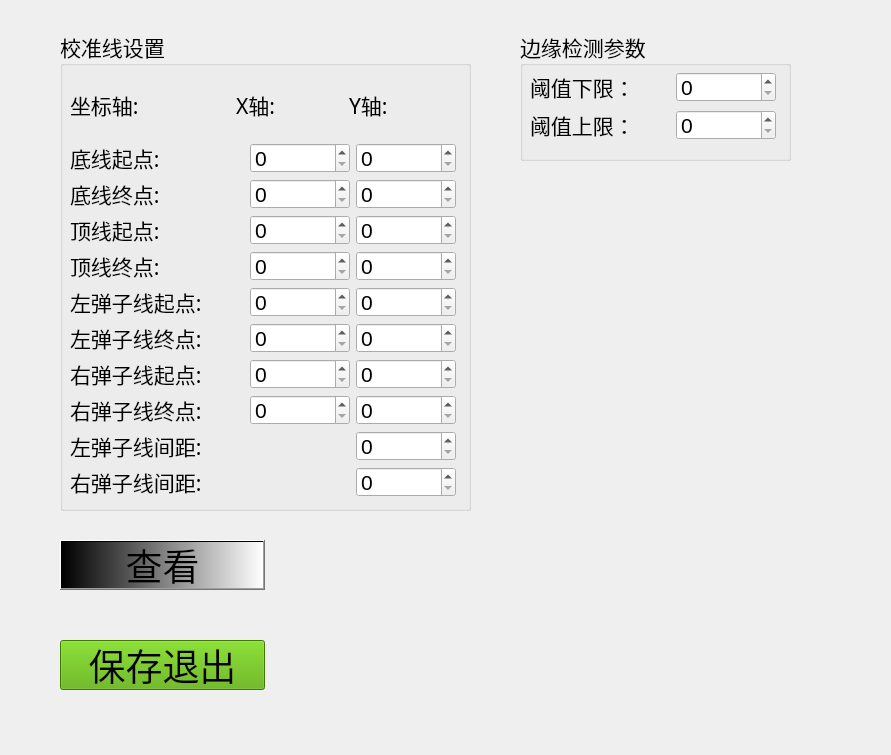
<?xml version="1.0" encoding="UTF-8"?>
<ui version="4.0">
 <class>Form</class>
 <widget class="QWidget" name="Form">
  <property name="geometry">
   <rect>
    <x>0</x>
    <y>0</y>
    <width>891</width>
    <height>755</height>
   </rect>
  </property>
  <property name="windowTitle">
   <string>设置标定线</string>
  </property>
  <widget class="QPushButton" name="pushButton_check">
   <property name="geometry">
    <rect>
     <x>60</x>
     <y>540</y>
     <width>205</width>
     <height>50</height>
    </rect>
   </property>
   <property name="sizePolicy">
    <sizepolicy hsizetype="Expanding" vsizetype="Fixed">
     <horstretch>0</horstretch>
     <verstretch>0</verstretch>
    </sizepolicy>
   </property>
   <property name="minimumSize">
    <size>
     <width>205</width>
     <height>50</height>
    </size>
   </property>
   <property name="maximumSize">
    <size>
     <width>205</width>
     <height>50</height>
    </size>
   </property>
   <property name="font">
    <font>
     <family>华文楷体</family>
     <pointsize>28</pointsize>
    </font>
   </property>
   <property name="styleSheet">
    <string notr="true">background-color: qlineargradient(spread:pad, x1:0, y1:0, x2:1, y2:0, stop:0 rgba(0, 0, 0, 255), stop:1 rgba(255, 255, 255, 255));</string>
   </property>
   <property name="text">
    <string>查看</string>
   </property>
  </widget>
  <widget class="QPushButton" name="pushButton_submit">
   <property name="geometry">
    <rect>
     <x>60</x>
     <y>640</y>
     <width>205</width>
     <height>50</height>
    </rect>
   </property>
   <property name="sizePolicy">
    <sizepolicy hsizetype="Expanding" vsizetype="Fixed">
     <horstretch>0</horstretch>
     <verstretch>0</verstretch>
    </sizepolicy>
   </property>
   <property name="minimumSize">
    <size>
     <width>205</width>
     <height>50</height>
    </size>
   </property>
   <property name="maximumSize">
    <size>
     <width>205</width>
     <height>50</height>
    </size>
   </property>
   <property name="font">
    <font>
     <family>华文楷体</family>
     <pointsize>28</pointsize>
    </font>
   </property>
   <property name="styleSheet">
    <string notr="true">background-color: rgb(85, 170, 0);</string>
   </property>
   <property name="text">
    <string>保存退出</string>
   </property>
  </widget>
  <widget class="QGroupBox" name="groupBox">
   <property name="geometry">
    <rect>
     <x>60</x>
     <y>30</y>
     <width>411</width>
     <height>481</height>
    </rect>
   </property>
   <property name="font">
    <font>
     <family>华文楷体</family>
     <pointsize>16</pointsize>
    </font>
   </property>
   <property name="title">
    <string>校准线设置</string>
   </property>
   <widget class="QWidget" name="">
    <property name="geometry">
     <rect>
      <x>10</x>
      <y>43</y>
      <width>386</width>
      <height>424</height>
     </rect>
    </property>
    <layout class="QVBoxLayout" name="verticalLayout">
     <item>
      <layout class="QHBoxLayout" name="horizontalLayout_9">
       <item>
        <widget class="QLabel" name="label_Axis">
         <property name="minimumSize">
          <size>
           <width>160</width>
           <height>30</height>
          </size>
         </property>
         <property name="font">
          <font>
           <family>华文楷体</family>
           <pointsize>16</pointsize>
          </font>
         </property>
         <property name="text">
          <string>坐标轴:   </string>
         </property>
        </widget>
       </item>
       <item>
        <widget class="QLabel" name="label_Axis_X">
         <property name="minimumSize">
          <size>
           <width>60</width>
           <height>30</height>
          </size>
         </property>
         <property name="font">
          <font>
           <family>华文楷体</family>
           <pointsize>16</pointsize>
          </font>
         </property>
         <property name="text">
          <string>X轴:</string>
         </property>
        </widget>
       </item>
       <item>
        <widget class="QLabel" name="label_Axis_Y">
         <property name="minimumSize">
          <size>
           <width>60</width>
           <height>30</height>
          </size>
         </property>
         <property name="font">
          <font>
           <family>华文楷体</family>
           <pointsize>16</pointsize>
          </font>
         </property>
         <property name="text">
          <string>Y轴:</string>
         </property>
        </widget>
       </item>
      </layout>
     </item>
     <item>
      <layout class="QHBoxLayout" name="horizontalLayout">
       <item>
        <widget class="QLabel" name="label_">
         <property name="minimumSize">
          <size>
           <width>60</width>
           <height>30</height>
          </size>
         </property>
         <property name="font">
          <font>
           <family>华文楷体</family>
           <pointsize>16</pointsize>
          </font>
         </property>
         <property name="text">
          <string>底线起点:</string>
         </property>
        </widget>
       </item>
       <item>
        <widget class="QSpinBox" name="spinBox_ptStart_bottom_x">
         <property name="sizePolicy">
          <sizepolicy hsizetype="Minimum" vsizetype="Fixed">
           <horstretch>0</horstretch>
           <verstretch>1</verstretch>
          </sizepolicy>
         </property>
         <property name="minimumSize">
          <size>
           <width>100</width>
           <height>30</height>
          </size>
         </property>
         <property name="maximumSize">
          <size>
           <width>100</width>
           <height>30</height>
          </size>
         </property>
         <property name="font">
          <font>
           <family>Arial</family>
           <pointsize>16</pointsize>
          </font>
         </property>
         <property name="maximum">
          <number>2048</number>
         </property>
         <property name="singleStep">
          <number>1</number>
         </property>
        </widget>
       </item>
       <item>
        <widget class="QSpinBox" name="spinBox_ptStart_bottom_y">
         <property name="sizePolicy">
          <sizepolicy hsizetype="Minimum" vsizetype="Fixed">
           <horstretch>0</horstretch>
           <verstretch>1</verstretch>
          </sizepolicy>
         </property>
         <property name="minimumSize">
          <size>
           <width>100</width>
           <height>30</height>
          </size>
         </property>
         <property name="maximumSize">
          <size>
           <width>100</width>
           <height>30</height>
          </size>
         </property>
         <property name="font">
          <font>
           <family>Arial</family>
           <pointsize>16</pointsize>
          </font>
         </property>
         <property name="maximum">
          <number>2048</number>
         </property>
         <property name="singleStep">
          <number>1</number>
         </property>
        </widget>
       </item>
      </layout>
     </item>
     <item>
      <layout class="QHBoxLayout" name="horizontalLayout_2">
       <item>
        <widget class="QLabel" name="label_2">
         <property name="minimumSize">
          <size>
           <width>60</width>
           <height>30</height>
          </size>
         </property>
         <property name="font">
          <font>
           <family>华文楷体</family>
           <pointsize>16</pointsize>
          </font>
         </property>
         <property name="text">
          <string>底线终点:</string>
         </property>
        </widget>
       </item>
       <item>
        <widget class="QSpinBox" name="spinBox_ptEnd_bottom_x">
         <property name="sizePolicy">
          <sizepolicy hsizetype="Minimum" vsizetype="Fixed">
           <horstretch>0</horstretch>
           <verstretch>1</verstretch>
          </sizepolicy>
         </property>
         <property name="minimumSize">
          <size>
           <width>100</width>
           <height>30</height>
          </size>
         </property>
         <property name="maximumSize">
          <size>
           <width>100</width>
           <height>30</height>
          </size>
         </property>
         <property name="font">
          <font>
           <family>Arial</family>
           <pointsize>16</pointsize>
          </font>
         </property>
         <property name="maximum">
          <number>2048</number>
         </property>
        </widget>
       </item>
       <item>
        <widget class="QSpinBox" name="spinBox_ptEnd_bottom_y">
         <property name="sizePolicy">
          <sizepolicy hsizetype="Minimum" vsizetype="Fixed">
           <horstretch>0</horstretch>
           <verstretch>1</verstretch>
          </sizepolicy>
         </property>
         <property name="minimumSize">
          <size>
           <width>100</width>
           <height>30</height>
          </size>
         </property>
         <property name="maximumSize">
          <size>
           <width>100</width>
           <height>30</height>
          </size>
         </property>
         <property name="font">
          <font>
           <family>Arial</family>
           <pointsize>16</pointsize>
          </font>
         </property>
         <property name="maximum">
          <number>2048</number>
         </property>
        </widget>
       </item>
      </layout>
     </item>
     <item>
      <layout class="QHBoxLayout" name="horizontalLayout_3">
       <item>
        <widget class="QLabel" name="label_3">
         <property name="minimumSize">
          <size>
           <width>60</width>
           <height>30</height>
          </size>
         </property>
         <property name="font">
          <font>
           <family>华文楷体</family>
           <pointsize>16</pointsize>
          </font>
         </property>
         <property name="text">
          <string>顶线起点:</string>
         </property>
        </widget>
       </item>
       <item>
        <widget class="QSpinBox" name="spinBox_ptStart_top_x">
         <property name="sizePolicy">
          <sizepolicy hsizetype="Minimum" vsizetype="Fixed">
           <horstretch>0</horstretch>
           <verstretch>1</verstretch>
          </sizepolicy>
         </property>
         <property name="minimumSize">
          <size>
           <width>100</width>
           <height>30</height>
          </size>
         </property>
         <property name="maximumSize">
          <size>
           <width>100</width>
           <height>30</height>
          </size>
         </property>
         <property name="font">
          <font>
           <family>Arial</family>
           <pointsize>16</pointsize>
          </font>
         </property>
         <property name="maximum">
          <number>2048</number>
         </property>
        </widget>
       </item>
       <item>
        <widget class="QSpinBox" name="spinBox_ptStart_top_y">
         <property name="sizePolicy">
          <sizepolicy hsizetype="Minimum" vsizetype="Fixed">
           <horstretch>0</horstretch>
           <verstretch>1</verstretch>
          </sizepolicy>
         </property>
         <property name="minimumSize">
          <size>
           <width>100</width>
           <height>30</height>
          </size>
         </property>
         <property name="maximumSize">
          <size>
           <width>100</width>
           <height>30</height>
          </size>
         </property>
         <property name="font">
          <font>
           <family>Arial</family>
           <pointsize>16</pointsize>
          </font>
         </property>
         <property name="maximum">
          <number>2048</number>
         </property>
        </widget>
       </item>
      </layout>
     </item>
     <item>
      <layout class="QHBoxLayout" name="horizontalLayout_4">
       <item>
        <widget class="QLabel" name="label_4">
         <property name="minimumSize">
          <size>
           <width>60</width>
           <height>30</height>
          </size>
         </property>
         <property name="font">
          <font>
           <family>华文楷体</family>
           <pointsize>16</pointsize>
          </font>
         </property>
         <property name="text">
          <string>顶线终点:</string>
         </property>
        </widget>
       </item>
       <item>
        <widget class="QSpinBox" name="spinBox_ptEnd_top_x">
         <property name="sizePolicy">
          <sizepolicy hsizetype="Minimum" vsizetype="Fixed">
           <horstretch>0</horstretch>
           <verstretch>1</verstretch>
          </sizepolicy>
         </property>
         <property name="minimumSize">
          <size>
           <width>100</width>
           <height>30</height>
          </size>
         </property>
         <property name="maximumSize">
          <size>
           <width>100</width>
           <height>30</height>
          </size>
         </property>
         <property name="font">
          <font>
           <family>Arial</family>
           <pointsize>16</pointsize>
          </font>
         </property>
         <property name="maximum">
          <number>2048</number>
         </property>
        </widget>
       </item>
       <item>
        <widget class="QSpinBox" name="spinBox_ptEnd_top_y">
         <property name="sizePolicy">
          <sizepolicy hsizetype="Minimum" vsizetype="Fixed">
           <horstretch>0</horstretch>
           <verstretch>1</verstretch>
          </sizepolicy>
         </property>
         <property name="minimumSize">
          <size>
           <width>100</width>
           <height>30</height>
          </size>
         </property>
         <property name="maximumSize">
          <size>
           <width>100</width>
           <height>30</height>
          </size>
         </property>
         <property name="font">
          <font>
           <family>Arial</family>
           <pointsize>16</pointsize>
          </font>
         </property>
         <property name="maximum">
          <number>2048</number>
         </property>
        </widget>
       </item>
      </layout>
     </item>
     <item>
      <layout class="QHBoxLayout" name="horizontalLayout_5">
       <item>
        <widget class="QLabel" name="label_marble_line_start">
         <property name="minimumSize">
          <size>
           <width>60</width>
           <height>30</height>
          </size>
         </property>
         <property name="font">
          <font>
           <family>华文楷体</family>
           <pointsize>16</pointsize>
          </font>
         </property>
         <property name="text">
          <string>左弹子线起点:</string>
         </property>
        </widget>
       </item>
       <item>
        <widget class="QSpinBox" name="spinBox_pts_vertical_start_x">
         <property name="sizePolicy">
          <sizepolicy hsizetype="Minimum" vsizetype="Fixed">
           <horstretch>0</horstretch>
           <verstretch>1</verstretch>
          </sizepolicy>
         </property>
         <property name="minimumSize">
          <size>
           <width>100</width>
           <height>30</height>
          </size>
         </property>
         <property name="maximumSize">
          <size>
           <width>100</width>
           <height>30</height>
          </size>
         </property>
         <property name="font">
          <font>
           <family>Arial</family>
           <pointsize>16</pointsize>
          </font>
         </property>
         <property name="maximum">
          <number>2048</number>
         </property>
        </widget>
       </item>
       <item>
        <widget class="QSpinBox" name="spinBox_pts_vertical_start_y">
         <property name="sizePolicy">
          <sizepolicy hsizetype="Minimum" vsizetype="Fixed">
           <horstretch>0</horstretch>
           <verstretch>1</verstretch>
          </sizepolicy>
         </property>
         <property name="minimumSize">
          <size>
           <width>100</width>
           <height>30</height>
          </size>
         </property>
         <property name="maximumSize">
          <size>
           <width>100</width>
           <height>30</height>
          </size>
         </property>
         <property name="font">
          <font>
           <family>Arial</family>
           <pointsize>16</pointsize>
          </font>
         </property>
         <property name="maximum">
          <number>2048</number>
         </property>
        </widget>
       </item>
      </layout>
     </item>
     <item>
      <layout class="QHBoxLayout" name="horizontalLayout_6">
       <item>
        <widget class="QLabel" name="label_marble_line_end">
         <property name="minimumSize">
          <size>
           <width>60</width>
           <height>30</height>
          </size>
         </property>
         <property name="font">
          <font>
           <family>华文楷体</family>
           <pointsize>16</pointsize>
          </font>
         </property>
         <property name="text">
          <string>左弹子线终点:</string>
         </property>
        </widget>
       </item>
       <item>
        <widget class="QSpinBox" name="spinBox_pts_vertical_end_x">
         <property name="sizePolicy">
          <sizepolicy hsizetype="Minimum" vsizetype="Fixed">
           <horstretch>0</horstretch>
           <verstretch>1</verstretch>
          </sizepolicy>
         </property>
         <property name="minimumSize">
          <size>
           <width>100</width>
           <height>30</height>
          </size>
         </property>
         <property name="maximumSize">
          <size>
           <width>100</width>
           <height>30</height>
          </size>
         </property>
         <property name="font">
          <font>
           <family>Arial</family>
           <pointsize>16</pointsize>
          </font>
         </property>
         <property name="maximum">
          <number>2048</number>
         </property>
        </widget>
       </item>
       <item>
        <widget class="QSpinBox" name="spinBox_pts_vertical_end_y">
         <property name="sizePolicy">
          <sizepolicy hsizetype="Minimum" vsizetype="Fixed">
           <horstretch>0</horstretch>
           <verstretch>1</verstretch>
          </sizepolicy>
         </property>
         <property name="minimumSize">
          <size>
           <width>100</width>
           <height>30</height>
          </size>
         </property>
         <property name="maximumSize">
          <size>
           <width>100</width>
           <height>30</height>
          </size>
         </property>
         <property name="font">
          <font>
           <family>Arial</family>
           <pointsize>16</pointsize>
          </font>
         </property>
         <property name="maximum">
          <number>2048</number>
         </property>
        </widget>
       </item>
      </layout>
     </item>
     <item>
      <layout class="QHBoxLayout" name="horizontalLayout_10">
       <item>
        <widget class="QLabel" name="label_marble_line_start_right">
         <property name="minimumSize">
          <size>
           <width>60</width>
           <height>30</height>
          </size>
         </property>
         <property name="font">
          <font>
           <family>华文楷体</family>
           <pointsize>16</pointsize>
          </font>
         </property>
         <property name="text">
          <string>右弹子线起点:</string>
         </property>
        </widget>
       </item>
       <item>
        <widget class="QSpinBox" name="spinBox_pts_vertical_start_x_right">
         <property name="sizePolicy">
          <sizepolicy hsizetype="Minimum" vsizetype="Fixed">
           <horstretch>0</horstretch>
           <verstretch>1</verstretch>
          </sizepolicy>
         </property>
         <property name="minimumSize">
          <size>
           <width>100</width>
           <height>30</height>
          </size>
         </property>
         <property name="maximumSize">
          <size>
           <width>100</width>
           <height>30</height>
          </size>
         </property>
         <property name="font">
          <font>
           <family>Arial</family>
           <pointsize>16</pointsize>
          </font>
         </property>
         <property name="maximum">
          <number>2048</number>
         </property>
        </widget>
       </item>
       <item>
        <widget class="QSpinBox" name="spinBox_pts_vertical_start_y_right">
         <property name="sizePolicy">
          <sizepolicy hsizetype="Minimum" vsizetype="Fixed">
           <horstretch>0</horstretch>
           <verstretch>1</verstretch>
          </sizepolicy>
         </property>
         <property name="minimumSize">
          <size>
           <width>100</width>
           <height>30</height>
          </size>
         </property>
         <property name="maximumSize">
          <size>
           <width>100</width>
           <height>30</height>
          </size>
         </property>
         <property name="font">
          <font>
           <family>Arial</family>
           <pointsize>16</pointsize>
          </font>
         </property>
         <property name="maximum">
          <number>2048</number>
         </property>
        </widget>
       </item>
      </layout>
     </item>
     <item>
      <layout class="QHBoxLayout" name="horizontalLayout_8">
       <item>
        <widget class="QLabel" name="label_marble_line_end_right">
         <property name="minimumSize">
          <size>
           <width>60</width>
           <height>30</height>
          </size>
         </property>
         <property name="font">
          <font>
           <family>华文楷体</family>
           <pointsize>16</pointsize>
          </font>
         </property>
         <property name="text">
          <string>右弹子线终点:</string>
         </property>
        </widget>
       </item>
       <item>
        <widget class="QSpinBox" name="spinBox_pts_vertical_end_x_right">
         <property name="sizePolicy">
          <sizepolicy hsizetype="Minimum" vsizetype="Fixed">
           <horstretch>0</horstretch>
           <verstretch>1</verstretch>
          </sizepolicy>
         </property>
         <property name="minimumSize">
          <size>
           <width>100</width>
           <height>30</height>
          </size>
         </property>
         <property name="maximumSize">
          <size>
           <width>100</width>
           <height>30</height>
          </size>
         </property>
         <property name="font">
          <font>
           <family>Arial</family>
           <pointsize>16</pointsize>
          </font>
         </property>
         <property name="maximum">
          <number>2048</number>
         </property>
        </widget>
       </item>
       <item>
        <widget class="QSpinBox" name="spinBox_pts_vertical_end_y_right">
         <property name="sizePolicy">
          <sizepolicy hsizetype="Minimum" vsizetype="Fixed">
           <horstretch>0</horstretch>
           <verstretch>1</verstretch>
          </sizepolicy>
         </property>
         <property name="minimumSize">
          <size>
           <width>100</width>
           <height>30</height>
          </size>
         </property>
         <property name="maximumSize">
          <size>
           <width>100</width>
           <height>30</height>
          </size>
         </property>
         <property name="font">
          <font>
           <family>Arial</family>
           <pointsize>16</pointsize>
          </font>
         </property>
         <property name="maximum">
          <number>2048</number>
         </property>
        </widget>
       </item>
      </layout>
     </item>
     <item>
      <layout class="QHBoxLayout" name="horizontalLayout_7">
       <item>
        <widget class="QLabel" name="label_9">
         <property name="minimumSize">
          <size>
           <width>60</width>
           <height>30</height>
          </size>
         </property>
         <property name="font">
          <font>
           <family>华文楷体</family>
           <pointsize>16</pointsize>
          </font>
         </property>
         <property name="text">
          <string>左弹子线间距:</string>
         </property>
        </widget>
       </item>
       <item>
        <widget class="QSpinBox" name="spinBox_pts_vertical_interval">
         <property name="sizePolicy">
          <sizepolicy hsizetype="Minimum" vsizetype="Fixed">
           <horstretch>0</horstretch>
           <verstretch>1</verstretch>
          </sizepolicy>
         </property>
         <property name="minimumSize">
          <size>
           <width>100</width>
           <height>30</height>
          </size>
         </property>
         <property name="maximumSize">
          <size>
           <width>100</width>
           <height>30</height>
          </size>
         </property>
         <property name="font">
          <font>
           <family>Arial</family>
           <pointsize>16</pointsize>
          </font>
         </property>
         <property name="maximum">
          <number>2048</number>
         </property>
        </widget>
       </item>
      </layout>
     </item>
     <item>
      <layout class="QHBoxLayout" name="horizontalLayout_11">
       <item>
        <widget class="QLabel" name="label_marble_interval_right">
         <property name="minimumSize">
          <size>
           <width>60</width>
           <height>30</height>
          </size>
         </property>
         <property name="font">
          <font>
           <family>华文楷体</family>
           <pointsize>16</pointsize>
          </font>
         </property>
         <property name="text">
          <string>右弹子线间距:</string>
         </property>
        </widget>
       </item>
       <item>
        <widget class="QSpinBox" name="spinBox_pts_vertical_interval_right">
         <property name="sizePolicy">
          <sizepolicy hsizetype="Minimum" vsizetype="Fixed">
           <horstretch>0</horstretch>
           <verstretch>1</verstretch>
          </sizepolicy>
         </property>
         <property name="minimumSize">
          <size>
           <width>100</width>
           <height>30</height>
          </size>
         </property>
         <property name="maximumSize">
          <size>
           <width>100</width>
           <height>30</height>
          </size>
         </property>
         <property name="font">
          <font>
           <family>Arial</family>
           <pointsize>16</pointsize>
          </font>
         </property>
         <property name="maximum">
          <number>2048</number>
         </property>
        </widget>
       </item>
      </layout>
     </item>
    </layout>
   </widget>
  </widget>
  <widget class="QGroupBox" name="groupBox_2">
   <property name="geometry">
    <rect>
     <x>520</x>
     <y>30</y>
     <width>271</width>
     <height>131</height>
    </rect>
   </property>
   <property name="font">
    <font>
     <family>华文楷体</family>
     <pointsize>16</pointsize>
    </font>
   </property>
   <property name="title">
    <string>边缘检测参数</string>
   </property>
   <widget class="QWidget" name="layoutWidget">
    <property name="geometry">
     <rect>
      <x>10</x>
      <y>40</y>
      <width>246</width>
      <height>73</height>
     </rect>
    </property>
    <layout class="QGridLayout" name="gridLayout_4">
     <item row="0" column="0">
      <layout class="QHBoxLayout" name="horizontalLayout_28">
       <item>
        <widget class="QLabel" name="label_28">
         <property name="minimumSize">
          <size>
           <width>60</width>
           <height>30</height>
          </size>
         </property>
         <property name="font">
          <font>
           <family>华文楷体</family>
           <pointsize>16</pointsize>
          </font>
         </property>
         <property name="text">
          <string>阈值下限：</string>
         </property>
        </widget>
       </item>
       <item>
        <widget class="QSpinBox" name="spinBox_min_threshold">
         <property name="sizePolicy">
          <sizepolicy hsizetype="Minimum" vsizetype="Fixed">
           <horstretch>0</horstretch>
           <verstretch>1</verstretch>
          </sizepolicy>
         </property>
         <property name="minimumSize">
          <size>
           <width>100</width>
           <height>30</height>
          </size>
         </property>
         <property name="maximumSize">
          <size>
           <width>100</width>
           <height>30</height>
          </size>
         </property>
         <property name="font">
          <font>
           <family>Arial</family>
           <pointsize>16</pointsize>
          </font>
         </property>
         <property name="maximum">
          <number>255</number>
         </property>
         <property name="singleStep">
          <number>1</number>
         </property>
        </widget>
       </item>
      </layout>
     </item>
     <item row="1" column="0">
      <layout class="QHBoxLayout" name="horizontalLayout_29">
       <item>
        <widget class="QLabel" name="label_29">
         <property name="minimumSize">
          <size>
           <width>60</width>
           <height>30</height>
          </size>
         </property>
         <property name="font">
          <font>
           <family>华文楷体</family>
           <pointsize>16</pointsize>
          </font>
         </property>
         <property name="text">
          <string>阈值上限：</string>
         </property>
        </widget>
       </item>
       <item>
        <widget class="QSpinBox" name="spinBox_max_threshold">
         <property name="sizePolicy">
          <sizepolicy hsizetype="Minimum" vsizetype="Fixed">
           <horstretch>0</horstretch>
           <verstretch>1</verstretch>
          </sizepolicy>
         </property>
         <property name="minimumSize">
          <size>
           <width>100</width>
           <height>30</height>
          </size>
         </property>
         <property name="maximumSize">
          <size>
           <width>100</width>
           <height>30</height>
          </size>
         </property>
         <property name="font">
          <font>
           <family>Arial</family>
           <pointsize>16</pointsize>
          </font>
         </property>
         <property name="maximum">
          <number>255</number>
         </property>
         <property name="singleStep">
          <number>1</number>
         </property>
        </widget>
       </item>
      </layout>
     </item>
    </layout>
   </widget>
  </widget>
 </widget>
 <resources/>
 <connections>
  <connection>
   <sender>pushButton_check</sender>
   <signal>clicked()</signal>
   <receiver>Form</receiver>
   <slot>check()</slot>
   <hints>
    <hint type="sourcelabel">
     <x>78</x>
     <y>493</y>
    </hint>
    <hint type="destinationlabel">
     <x>-19</x>
     <y>490</y>
    </hint>
   </hints>
  </connection>
  <connection>
   <sender>pushButton_submit</sender>
   <signal>clicked()</signal>
   <receiver>Form</receiver>
   <slot>submit()</slot>
   <hints>
    <hint type="sourcelabel">
     <x>67</x>
     <y>616</y>
    </hint>
    <hint type="destinationlabel">
     <x>-17</x>
     <y>616</y>
    </hint>
   </hints>
  </connection>
 </connections>
 <slots>
  <slot>submit()</slot>
  <slot>check()</slot>
 </slots>
</ui>
